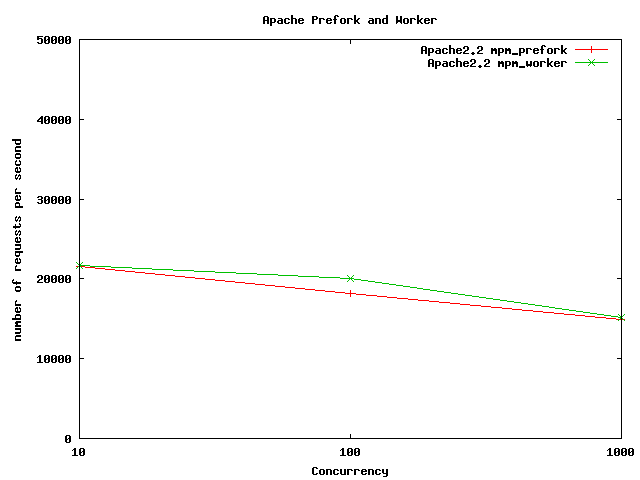

gnuplot code for this plot:
set term png
set output "prefork_worker.png" 
set xlabel "Concurrency"
set xrange [0:2]
set xtics ("10" 0, "100" 1, "1000" 2)
set ylabel "number of requests per second"
set yrange [0:50000]
set title "Apache Prefork and Worker"
plot "prefork.dat" using 0:2 with linespoints title "Apache2.2 mpm_prefork", "worker.dat" using 0:2 with linespoints title "Apache2.2 mpm_worker"
